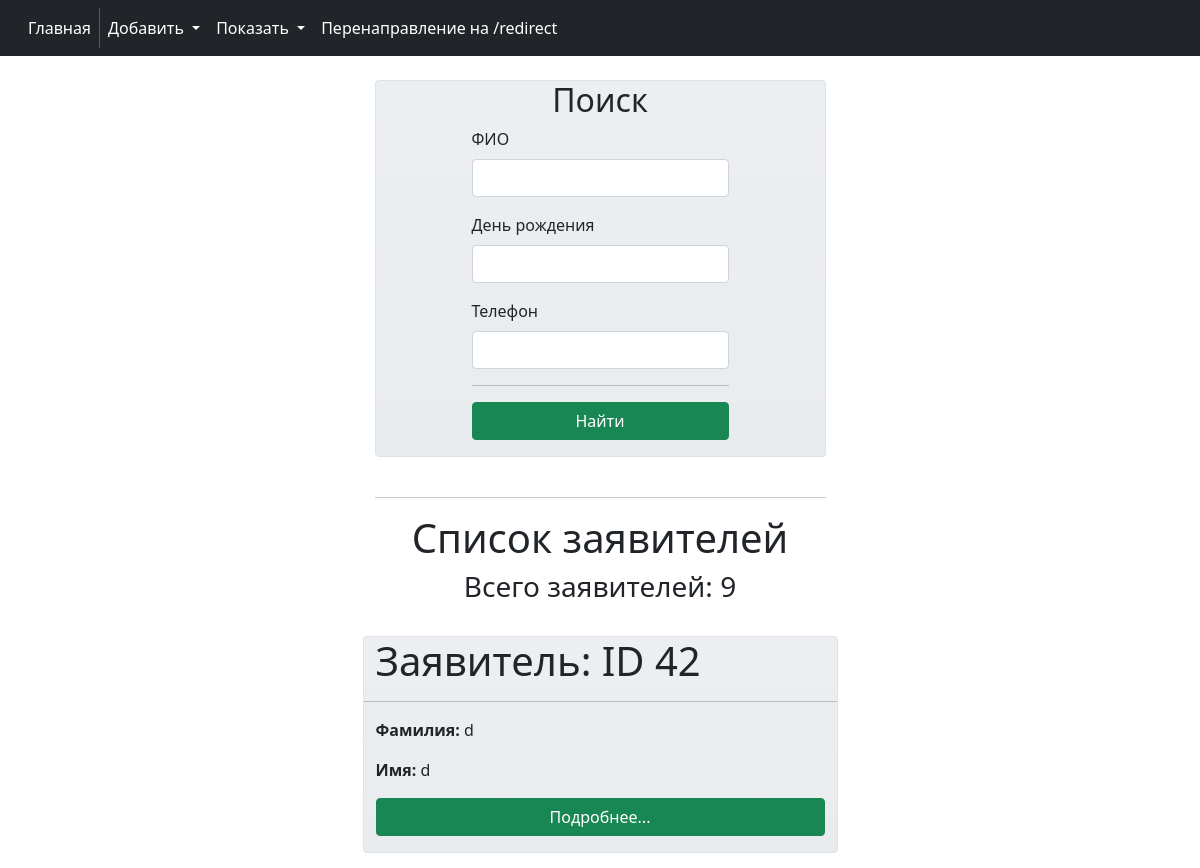
Before: /applicants/ (upper part) with the older database file.
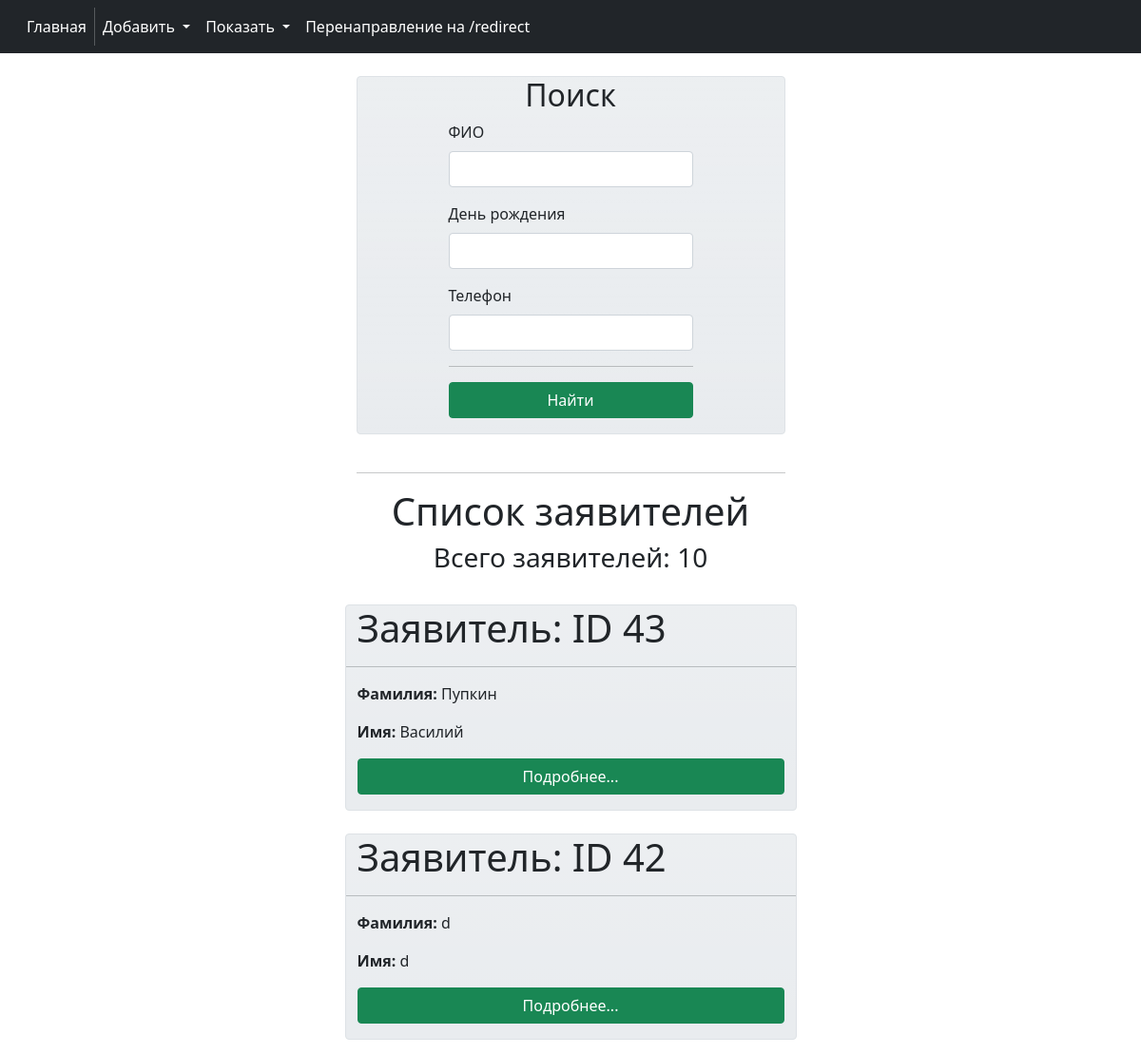
After: the same page with the newer database file.
### app112/models.py (models this page shows, shortened)
class Applicant(models.Model):
    surname = models.CharField('Фамилия', max_length=255)
    name = models.CharField('Имя', max_length=255)
    patronymic = models.CharField('Отчество', max_length=255, blank=True)
    birthday = models.DateTimeField('День рождения', blank=True)
    gender = models.CharField('Пол', max_length=255, choices=consts.GENDER_CHOICE, default=consts.GENDER_CHOICE[0])
    photo = models.ImageField('Фотография', upload_to='photo/', default='/', blank=True)
    phone = models.PositiveBigIntegerField('Телефон', blank=True, null=True)
    descr_state_health = models.TextField('Описание состояния здоровья', blank=True, default='Практически здоров',
                                          help_text='Аллергоанамнез, хранические заболевания и т.д.')
    class Meta:
        verbose_name = 'Заявитель'
        verbose_name_plural = 'Заявители'
        ordering = ('surname', 'name', 'patronymic')

### app112/views.py (the view)
# urls.py: path('applicants/', get_applicants, name='applicants'),
def get_applicants(request):
    applicants = models.Applicant.objects.order_by('-id').all()
    filter = filters.ApplicantFilter(request.GET, queryset=applicants)
    context = {
        'title': 'Все заявители',
        'filter': filter,
        'applicant_count': len(applicants)
    }
    return render(request, 'app112/applicants.html', context=context)

### app112/templates/app112/applicants.html (shortened to what this page needs)
{% extends 'app112/base.html' %}
{% load crispy_forms_filters %}
{% load crispy_forms_tags %}
{% block content %}
<div class="d-flex justify-content-center border rounded bg-gradient" style="background-color: #e9ecef">
        <form method="GET">
            <h2 class="text-center">Поиск</h2>
            <div>{{ filter.form.fullname|as_crispy_field }}</div>
            <div>{{ filter.form.birthday|as_crispy_field }}</div>
            <div>{{ filter.form.phone|as_crispy_field }}</div>
            <hr>
            <div class="d-grid mb-3"><button class="btn btn-success" type="submit">Найти</button></div>
        </form>
</div>
<br><hr>
<div class="text-center">
    {% if filter.qs.count == applicant_count %}
        <p class="h1">Список заявителей</p>
        <h3>Всего заявителей: {{filter.qs|length}}</h3>
    {% else %}
        <p class="h1">Результат поиска</p>
        <h3>Найдено: {{filter.qs|length}}</h3>
    {% endif %}
</div>
<br>
{% for applicant in filter.qs %}
    <div class="row mb-4 border rounded bg-gradient" style="background-color: #e9ecef">
        <p class="display-6"> Заявитель: ID {{applicant.id}}</p>
        <hr>
        <p><b>Фамилия:</b> {{applicant.surname}}</p>
        <p><b>Имя:</b> {{applicant.name}}</p>
            <p class="d-grid">
                <a class="btn btn-success" href="{% url 'app112:get_applicant' applicant.pk %}">
                    Подробнее...
                </a>
            </p>
    </div>
{% endfor %}
{% endblock %}

Changed rows visible on the page:
added Applicant: id "43", surname "Пупкин", name "Василий"
Other visible differences:
{{ filter.qs|length }}: "9" → "10"
